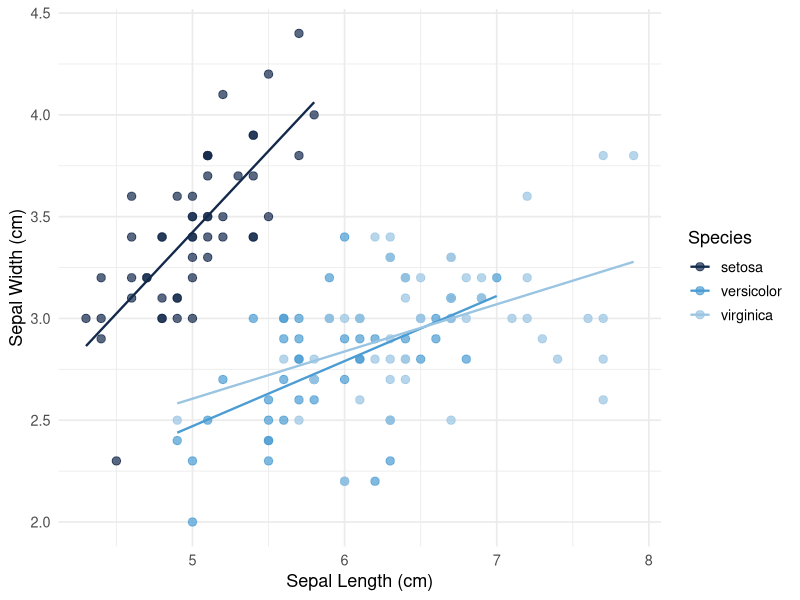
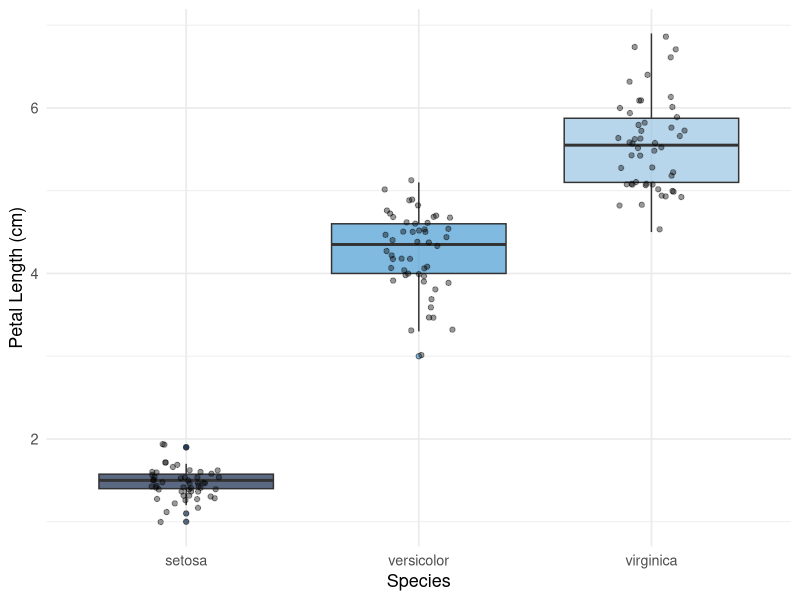
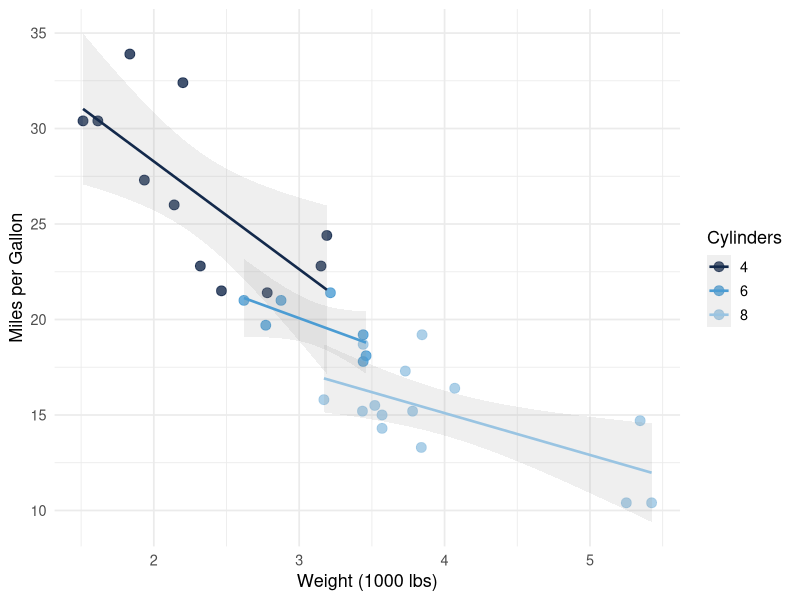

R code for these plots, in order:
## ---- chunk 1
#| label: setup
library(tidyverse)
## ---- chunk 2
#| label: fig-iris-sepal
#| fig-cap: "Sepal length vs. width across three iris species"
#| fig-alt: "Scatter plot showing sepal dimensions colored by species"

ggplot(iris, aes(x = Sepal.Length, y = Sepal.Width, color = Species)) +
  geom_point(alpha = 0.7, size = 2.5) +
  geom_smooth(method = "lm", se = FALSE, linewidth = 0.8) +
  scale_color_manual(values = c("#13294B", "#4B9CD3", "#99C4E2")) +
  labs(
    x = "Sepal Length (cm)",
    y = "Sepal Width (cm)",
    color = "Species"
  ) +
  theme_minimal(base_size = 13)
## ---- chunk 3
#| label: fig-iris-petal
#| fig-cap: "Distribution of petal length by species"
#| fig-alt: "Boxplot of petal length for each iris species"

ggplot(iris, aes(x = Species, y = Petal.Length, fill = Species)) +
  geom_boxplot(alpha = 0.7, outlier.shape = 21) +
  geom_jitter(width = 0.15, alpha = 0.4, size = 1.5) +
  scale_fill_manual(values = c("#13294B", "#4B9CD3", "#99C4E2")) +
  labs(
    x = "Species",
    y = "Petal Length (cm)"
  ) +
  theme_minimal(base_size = 13) +
  theme(legend.position = "none")
## ---- chunk 4
#| label: fig-mtcars
#| fig-cap: "Vehicle weight vs. fuel efficiency, by number of cylinders"
#| fig-alt: "Scatter plot of car weight vs MPG colored by cylinder count"

mtcars |>
  mutate(cyl = factor(cyl)) |>
  ggplot(aes(x = wt, y = mpg, color = cyl)) +
  geom_point(size = 3, alpha = 0.8) +
  geom_smooth(method = "lm", se = TRUE, alpha = 0.15, linewidth = 0.9) +
  scale_color_manual(values = c("#13294B", "#4B9CD3", "#99C4E2")) +
  labs(
    x = "Weight (1000 lbs)",
    y = "Miles per Gallon",
    color = "Cylinders"
  ) +
  theme_minimal(base_size = 13)
